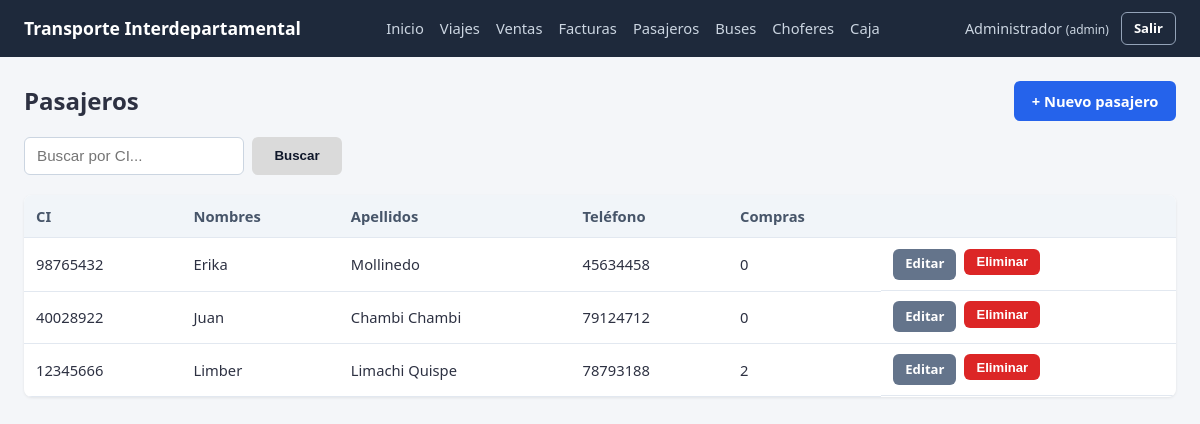
/pasajeros/ (signed in), run on an earlier commit of the app's database.
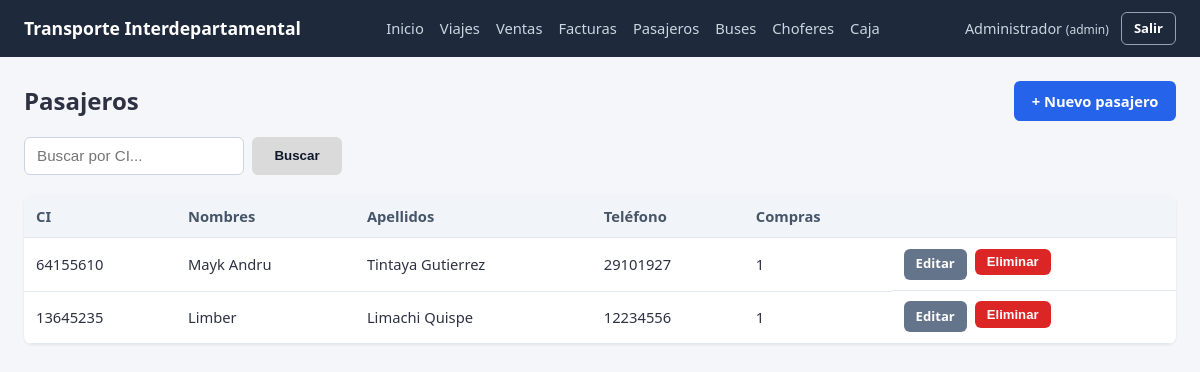
And on a later commit of the database.
### app/models/pasajero.py (models this page shows, shortened)
class Pasajero(db.Model):
    __tablename__ = "pasajero"
    id_pasajero = db.Column(db.Integer, primary_key=True, autoincrement=True)
    ci = db.Column(db.String(20), nullable=False, unique=True)
    nombres = db.Column(db.String(100), nullable=False)
    apellidos = db.Column(db.String(100), nullable=False)
    telefono = db.Column(db.String(20))
    ventas = db.relationship("Venta", backref="pasajero")

### app/routes/pasajeros.py (the view)
@pasajeros_bp.route("/", methods=["GET", "POST"])
@login_required
def listar():
    if request.method == "POST":
        ci = request.form.get("ci")
        pasajeros = pasajero_service.buscar_lista_por_ci(ci)
    else:
        pasajeros = pasajero_service.listar_pasajeros()
    return render_template("pasajeros/listar.html", pasajeros=pasajeros)

### app/services/pasajero_service.py (called while the page is built)
def listar_pasajeros():
    return Pasajero.query.order_by(Pasajero.id_pasajero.desc()).all()

### app/utils/auth.py (called while the page is built)
def login_required(view_func):
    @wraps(view_func)
    def wrapper(*args, **kwargs):
        if "id_usuario" not in session:
            flash("Debes iniciar sesión para continuar.", "warning")
            return redirect(url_for("auth.login"))
        return view_func(*args, **kwargs)
    return wrapper

### templates/pasajeros/listar.html (shortened to what this page needs)
{% extends "base.html" %}
{% block content %}
<div class="mb-2" style="display:flex; justify-content:space-between; align-items:center;">
    <h2>Pasajeros</h2>
    <a href="{{ url_for('pasajeros.crear') }}" class="btn btn-primary">+ Nuevo pasajero</a>
</div>
<form method="POST" action="{{ url_for('pasajeros.listar') }}" style="display:flex; gap: 0.5rem; margin-bottom: 20px; align-items: center;">
    <input type="text" name="ci" placeholder="Buscar por CI..." value="{{ request.form.get('ci', '') }}" autocomplete="off"
           style="height: 38px; padding: 0 0.75rem; border: 1px solid #cbd5e1; border-radius: 0.375rem; outline: none; width: 220px; color: #1e293b; box-sizing: border-box;">
    <button type="submit"
            style="width: 90px; height: 38px; display: flex; justify-content: center; align-items: center; background-color: #dadada; color: #0f172a; font-weight: 600; border: none; border-radius: 0.375rem; cursor: pointer; padding: 0; box-sizing: border-box;">
        Buscar
    </button>
</form>
<div class="table-wrapper">
    <table>
        <thead>
            <tr>
                <th>CI</th>
                <th>Nombres</th>
                <th>Apellidos</th>
                <th>Teléfono</th>
                <th>Compras</th>
                <th></th>
            </tr>
        </thead>
        <tbody>
            {% for p in pasajeros %}
            <tr>
                <td>{{ p.ci }}</td>
                <td>{{ p.nombres }}</td>
                <td>{{ p.apellidos }}</td>
                <td>{{ p.telefono or "-" }}</td>
                <td>{{ p.ventas|length }}</td>
                <td class="btn-group">
                    <a href="{{ url_for('pasajeros.editar', id_pasajero=p.id_pasajero) }}" class="btn btn-sm btn-secondary">Editar</a>
                    <form method="POST" action="{{ url_for('pasajeros.eliminar', id_pasajero=p.id_pasajero) }}" onsubmit="return confirmarAccion('¿Eliminar este pasajero?')">
                        <button type="submit" class="btn btn-sm btn-danger">Eliminar</button>
                    </form>
                </td>
            </tr>
            {% else %}
            <tr><td colspan="6" class="empty-state">No se encontraron pasajeros.</td></tr>
            {% endfor %}
        </tbody>
    </table>
</div>
{% endblock %}

### templates/base.html (shortened to what this page needs)
<!DOCTYPE html>
<html lang="es">
<head>
    <link rel="stylesheet" href="{{ url_for('static', filename='css/style.css') }}">
</head>
<body>
    {% if session.id_usuario %}
    <header class="topbar">
        <div class="topbar-brand">
            <span>Transporte Interdepartamental</span>
        </div>
        <nav class="topbar-nav">
            <a href="{{ url_for('dashboard.index') }}">Inicio</a>
            <a href="{{ url_for('viajes.listar') }}">Viajes</a>
            <a href="{{ url_for('ventas.listar') }}">Ventas</a>
            <a href="{{ url_for('facturas.listar') }}">Facturas</a>
            <a href="{{ url_for('pasajeros.listar') }}">Pasajeros</a>
            <a href="{{ url_for('buses.listar') }}">Buses</a>
            <a href="{{ url_for('choferes.listar') }}">Choferes</a>
            <a href="{{ url_for('caja.listar') }}">Caja</a>
        </nav>
        <div class="topbar-user">
            <span>{{ session.nombre }} <small>({{ session.rol }})</small></span>
            <a href="{{ url_for('auth.logout') }}" class="btn btn-sm btn-outline">Salir</a>
        </div>
    </header>
    {% endif %}
    <main class="container">
        {% block content %}{% endblock %}
    </main>
</body>
</html>

### static/css/style.css (style rules this page uses)
* { box-sizing: border-box; margin: 0; padding: 0; }
body { font-family: 'Segoe UI', Tahoma, Geneva, Verdana, sans-serif; background-color: #f4f6f9; color: #2d3142; line-height: 1.5; }
a { color: #2563eb; text-decoration: none; }
.topbar { background-color: #1e293b; color: #fff; display: flex; align-items: center; justify-content: space-between; padding: 0.75rem 1.5rem; flex-wrap: wrap; gap: 0.5rem; }
.topbar-brand { font-weight: bold; font-size: 1.1rem; display: flex; align-items: center; gap: 0.5rem; }
.topbar-nav { display: flex; gap: 1rem; flex-wrap: wrap; }
.topbar-nav a { color: #cbd5e1; font-size: 0.92rem; }
.topbar-user { display: flex; align-items: center; gap: 0.75rem; font-size: 0.9rem; color: #cbd5e1; }
.container { max-width: 1200px; margin: 0 auto; padding: 1.5rem; }
input, select, textarea { width: 100%; padding: 0.55rem 0.7rem; border: 1px solid #cbd5e1; border-radius: 6px; font-size: 0.95rem; background-color: #fff; }
.btn { display: inline-block; padding: 0.55rem 1.1rem; border: none; border-radius: 6px; font-size: 0.92rem; font-weight: 600; cursor: pointer; text-align: center; transition: background 0.15s ease; }
.btn-primary { background-color: #2563eb; color: #fff; }
.btn-danger { background-color: #dc2626; color: #fff; }
.btn-secondary { background-color: #64748b; color: #fff; }
.btn-outline { background: transparent; border: 1px solid #94a3b8; color: #fff; }
.btn-sm { padding: 0.35rem 0.75rem; font-size: 0.82rem; }
.btn-group { display: flex; gap: 0.5rem; flex-wrap: wrap; }
table { width: 100%; border-collapse: collapse; background: #fff; }
th, td { text-align: left; padding: 0.65rem 0.75rem; border-bottom: 1px solid #e2e8f0; font-size: 0.92rem; }
th { background-color: #f1f5f9; font-weight: 600; color: #475569; }
.table-wrapper { overflow-x: auto; border-radius: 8px; box-shadow: 0 1px 3px rgba(0,0,0,0.08); }
.table-wrapper table { box-shadow: none; margin: 0; }
.mb-2 { margin-bottom: 1rem; }

What changed in the data, as far as the page shows it:
removed Pasajero: ci "98765432", nombres "Erika", apellidos "Mollinedo", telefono "45634458", ventas|length "0"
removed Pasajero: ci "40028922", nombres "Juan", apellidos "Chambi Chambi", telefono "79124712", ventas|length "0"
removed Pasajero: ci "12345666", nombres "Limber", apellidos "Limachi Quispe", telefono "78793188", ventas|length "2"
added Pasajero: ci "64155610", nombres "Mayk Andru", apellidos "Tintaya Gutierrez", telefono "29101927", ventas|length "1"
added Pasajero: ci "13645235", nombres "Limber", apellidos "Limachi Quispe", telefono "12234556", ventas|length "1"
